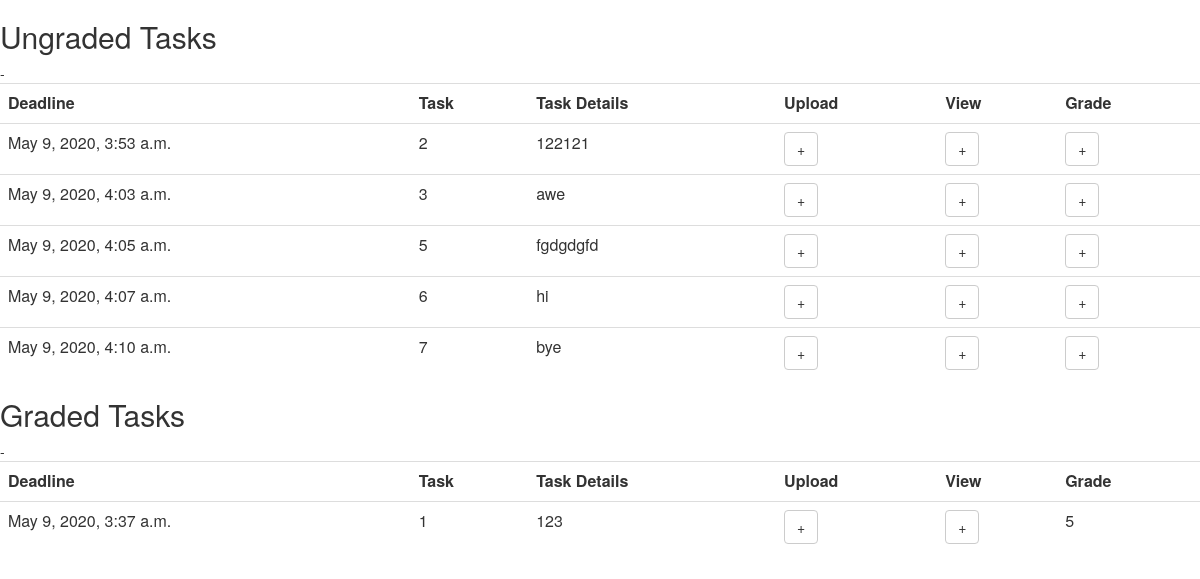
Page /team/vaisakhTeam2/viewTimeline (signed in) on the committed database.
### team/models.py (models this page shows, shortened)
class Timeline(models.Model):
	teamName = models.ForeignKey(Team,on_delete=models.CASCADE)
	deadline = models.DateTimeField(default=timezone.now)
	task = models.CharField(max_length=50)
	taskDetails = models.CharField(max_length=200)
	grade = models.CharField(max_length=10,null=True)
	class Meta:
		unique_together = (('teamName', 'task'),)

class Team(models.Model):
	teamName = models.CharField(primary_key=True,max_length=200)
	teamLeader = models.ForeignKey(User,on_delete=models.CASCADE)
	directoryLink = models.CharField(unique=True,max_length=200)
	created_date = models.DateTimeField(default=timezone.now)
	def __str__(self):
		return self.teamName

### tcs/decorators.py (the view)
    def wrap(request, *args, **kwargs):
        member = TeamMember.objects.filter(Q(teamName = kwargs['team'] ) & Q(userName = request.user ))
        if member:
            return function(request, *args, **kwargs)
        else:
            raise PermissionDenied

### team/views.py (called while the page is built)
@login_required
@userIsMember
def viewTimeline(request,team):
	gradedTasks = models.Timeline.objects.filter(Q(teamName=team)  & ~Q(grade=None))
	ungradedTasks = models.Timeline.objects.filter(Q(teamName=team) & Q(grade=None))
	return render(request, 'viewTimeline.html', {'gradedTasks': gradedTasks,'ungradedTasks':ungradedTasks})

### team/templates/viewTimeline.html (shortened to what this page needs)
<html>
<head>
	<link rel="stylesheet" href="https://maxcdn.bootstrapcdn.com/bootstrap/3.4.0/css/bootstrap.min.css">
</head>
<body>
<h2>Ungraded Tasks</h2>
<table class="table table-hover">
	    <tr>
	        <th>Deadline</th>
	        <th>Task</th>
	        <th>Task Details</th>
	        <th>Upload</th>
	        <th>View</th>
	        <th>Grade</th>
	    </tr>-
	{% for task in ungradedTasks %}
		<tr>
	        <td>{{ task.deadline }}</td>
	        <td>{{ task.task }}</td>
	        <td>{{ task.taskDetails }}</td>
	        <td><a class="btn btn-default" href="{% url 'upload' team=task.teamName task=task.task %}"><span class="lyphicon glyphicon-plus"></span></a></td>
	        <td><a class="btn btn-default" href="{% url 'view' team=task.teamName task=task.task %}"><span class="lyphicon glyphicon-plus"></span></a></td>
	        <td><a class="btn btn-default" href="{% url 'grade' team=task.teamName task=task.task %}"><span class="lyphicon glyphicon-plus"></span></a></td>
	    </tr>
	{% endfor %}
</table>
<h2>Graded Tasks</h2>
<table class="table table-hover">
	    <tr>
	        <th>Deadline</th>
	        <th>Task</th>
	        <th>Task Details</th>
	        <th>Upload</th>
	        <th>View</th>
	        <th>Grade</th>
	    </tr>-
	{% for task in gradedTasks %}
		<tr>
	        <td>{{ task.deadline }}</td>
	        <td>{{ task.task }}</td>
	        <td>{{ task.taskDetails }}</td>
	        <td><a class="btn btn-default" href="{% url 'upload' team=task.teamName task=task.task %}"><span class="lyphicon glyphicon-plus"></span></a></td>
	        <td><a class="btn btn-default" href="{% url 'view' team=task.teamName task=task.task %}"><span class="lyphicon glyphicon-plus"></span></a></td>
	        <td>{{ task.grade }}</td>
	    </tr>
	{% endfor %}
</table>
</body>
</html>

### rows in the picture
Timeline: deadline "May 9, 2020, 3:53 a.m.", task "2", taskDetails "122121"
Timeline: deadline "May 9, 2020, 4:03 a.m.", task "3", taskDetails "awe"
Timeline: deadline "May 9, 2020, 4:05 a.m.", task "5", taskDetails "fgdgdgfd"
Timeline: deadline "May 9, 2020, 4:07 a.m.", task "6", taskDetails "hi"
Timeline: deadline "May 9, 2020, 4:10 a.m.", task "7", taskDetails "bye"
Timeline: deadline "May 9, 2020, 3:37 a.m.", task "1", taskDetails "123", grade "5"
